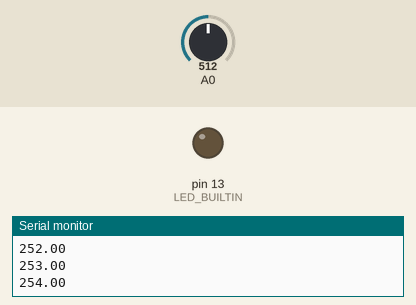
A sketch run on a simulated Arduino Uno, built with avr-gcc and run on an emulated ATmega328P. Shown: output pins drawn as LEDs (lit = HIGH), the last lines printed to the serial monitor. Inputs (shaded band) come from the test bench; at power-on: A0 = 512.

Above: at 2.0 s.
At 4.2 s:
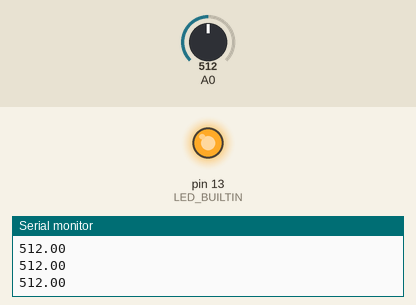
4.3 s: A0 set to 561
7.3 s: A0 set to 595
8.8 s: A0 set to 565
11.8 s: A0 set to 547
Timing chart, 0 to 14.3 s (numbered marks = the images above; inputs shaded):
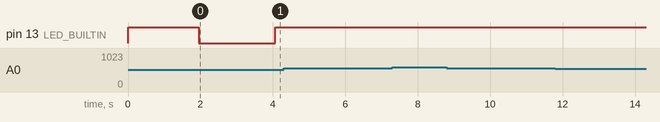

The sketch:

sketch_mar8a.ino
```cpp
#define NCELLS 512

unsigned int signal[NCELLS];
unsigned int counter = 0;
double average = 0.;
double varce = 0.;
double sd = 0.;
double aux = 0.;
double olderr = 0.;
double newerr = 0.;
unsigned int old = 0;
unsigned int x = 0;
unsigned int index = 0;
bool flag = true;

void setup() {
  // put your setup code here, to run once:
pinMode(LED_BUILTIN, OUTPUT);
pinMode(A0, INPUT);
Serial.begin(9600);
}

void loop() {
  // put your main code here, to run repeatedly:
x = analogRead(A0);
old = signal[counter];
average += ((double)x - (double)old) / NCELLS;
olderr = (old-average);
newerr = (x - average);
varce = varce - olderr * olderr / NCELLS + newerr * newerr / NCELLS;
sd = sqrt(varce);
signal[counter] = x;
counter = (counter + 1) % NCELLS;

if (x > average +  sd && flag)
  {
    digitalWrite(LED_BUILTIN, HIGH);
    flag = false;
  }
  else if (x < average + sd)
  {
    digitalWrite(LED_BUILTIN, LOW);
    flag = true;
  }
  Serial.println(average);
}
```
